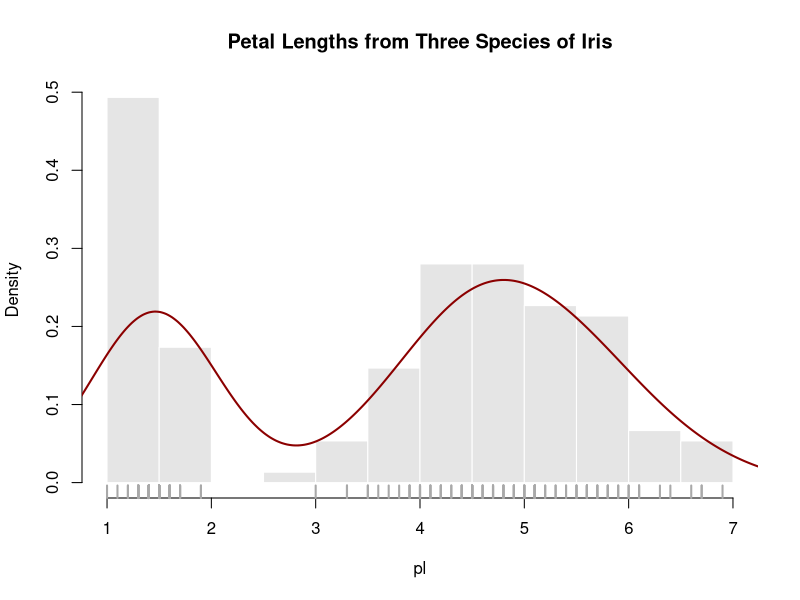

Here is the R script that generated this plot:
# Layering Plots

# Create a single chart that shows Petal.Length 
# from the iris dataset as a histogram, a kernal
# density line, and a rug (line plot).

# Load data
pl <- iris$Petal.Length

# Plot 1: Histogram
hist(pl,
     prob = TRUE,
     breaks = 12,
     col = "#E5E5E5",
     border = 0,
     main = "Petal Lengths from Three Species of Iris")

# Plot 2: Kernel density lines
lines(density(pl), col = "darkred", lwd = 2)

# Plot 3: Rug
rug(pl, col = "darkgray", lwd = 2)

rm(list = ls())  # Clean up